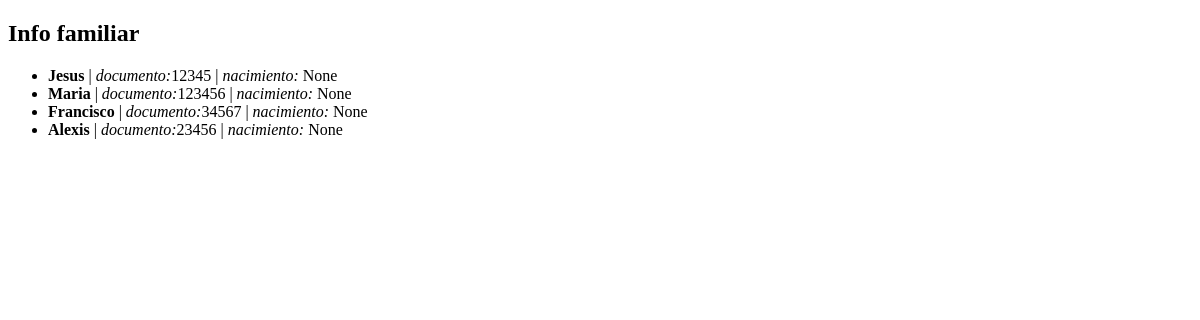
Before: / with the older database file.
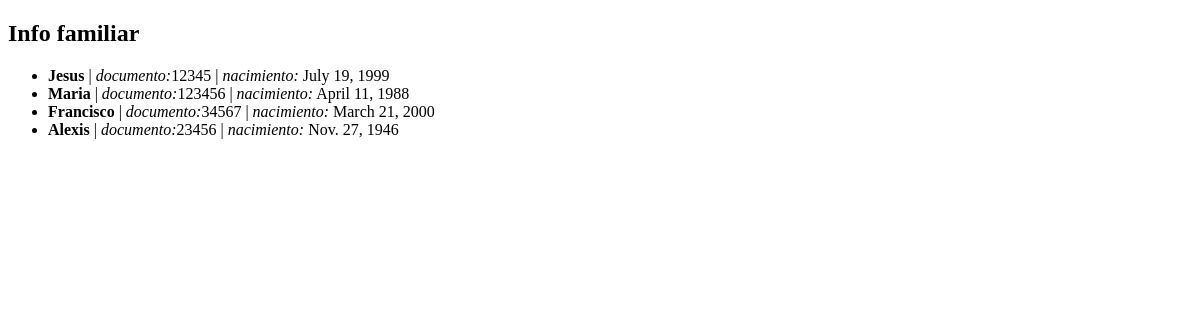
After: the same page with the newer database file.
### homepage/models.py (models this page shows, shortened)
class Familiar(models.Model):
  nombre = models.CharField(max_length=250)
  documento = models.CharField(max_length=250)
  nacimiento = models.DateField(auto_now_add=False, auto_now=False, blank=True)

### homepage/views.py (the view)
# urls.py: path('', views.index),
def index(request):
  familiars_list = Familiar.objects.all()
  context = {'familiars_list': familiars_list}
  return render(request, 'homepage/index.html', context=context)

### homepage/templates/homepage/index.html (shortened to what this page needs)
<!DOCTYPE html>
<html lang="en">
<head>
</head>
<body>
    <h2>Info familiar</h2>
  {% if familiars_list %}
  <ul>
      {% for familiar in familiars_list %}
      <li> <b> {{familiar.nombre}} </b> | <i>documento:</i>{{familiar.documento}} | <i>nacimiento:</i> {{familiar.nacimiento}} </li>
      {% endfor %}
  </ul>
  {% else %}
  <p>No hay info de familiares. </p>
  {% endif %}
</body>
</html>

Changed rows visible on the page:
changed Familiar "Jesus": nacimiento "None" → "July 19, 1999"
changed Familiar "Maria": nacimiento "None" → "April 11, 1988"
changed Familiar "Francisco": nacimiento "None" → "March 21, 2000"
changed Familiar "Alexis": nacimiento "None" → "Nov. 27, 1946"
